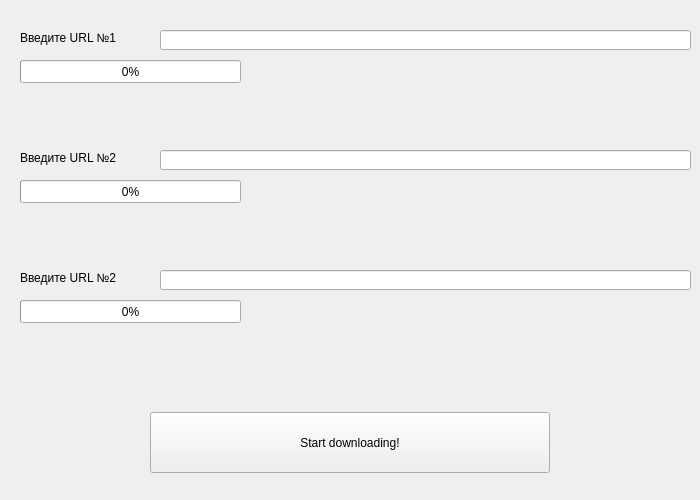
<?xml version="1.0" encoding="UTF-8"?>
<ui version="4.0">
 <class>MainWindow</class>
 <widget class="QMainWindow" name="MainWindow">
  <property name="geometry">
   <rect>
    <x>0</x>
    <y>0</y>
    <width>700</width>
    <height>500</height>
   </rect>
  </property>
  <property name="minimumSize">
   <size>
    <width>700</width>
    <height>500</height>
   </size>
  </property>
  <property name="maximumSize">
   <size>
    <width>700</width>
    <height>500</height>
   </size>
  </property>
  <property name="windowTitle">
   <string>MainWindow</string>
  </property>
  <widget class="QWidget" name="centralwidget">
   <widget class="QLabel" name="label">
    <property name="geometry">
     <rect>
      <x>20</x>
      <y>30</y>
      <width>131</width>
      <height>16</height>
     </rect>
    </property>
    <property name="styleSheet">
     <string notr="true">font: 12pt &quot;MS Shell Dlg 2&quot;;</string>
    </property>
    <property name="text">
     <string>Введите URL №1</string>
    </property>
   </widget>
   <widget class="QLineEdit" name="lineEdit">
    <property name="geometry">
     <rect>
      <x>160</x>
      <y>30</y>
      <width>531</width>
      <height>20</height>
     </rect>
    </property>
   </widget>
   <widget class="QProgressBar" name="progressBar">
    <property name="geometry">
     <rect>
      <x>20</x>
      <y>60</y>
      <width>221</width>
      <height>23</height>
     </rect>
    </property>
    <property name="maximum">
     <number>100</number>
    </property>
    <property name="value">
     <number>0</number>
    </property>
   </widget>
   <widget class="QLabel" name="label_2">
    <property name="geometry">
     <rect>
      <x>20</x>
      <y>150</y>
      <width>131</width>
      <height>16</height>
     </rect>
    </property>
    <property name="styleSheet">
     <string notr="true">font: 12pt &quot;MS Shell Dlg 2&quot;;</string>
    </property>
    <property name="text">
     <string>Введите URL №2</string>
    </property>
   </widget>
   <widget class="QLineEdit" name="lineEdit_2">
    <property name="geometry">
     <rect>
      <x>160</x>
      <y>150</y>
      <width>531</width>
      <height>20</height>
     </rect>
    </property>
   </widget>
   <widget class="QProgressBar" name="progressBar_2">
    <property name="geometry">
     <rect>
      <x>20</x>
      <y>180</y>
      <width>221</width>
      <height>23</height>
     </rect>
    </property>
    <property name="maximum">
     <number>100</number>
    </property>
    <property name="value">
     <number>0</number>
    </property>
   </widget>
   <widget class="QLabel" name="label_3">
    <property name="geometry">
     <rect>
      <x>20</x>
      <y>270</y>
      <width>131</width>
      <height>16</height>
     </rect>
    </property>
    <property name="styleSheet">
     <string notr="true">font: 12pt &quot;MS Shell Dlg 2&quot;;</string>
    </property>
    <property name="text">
     <string>Введите URL №2</string>
    </property>
   </widget>
   <widget class="QLineEdit" name="lineEdit_3">
    <property name="geometry">
     <rect>
      <x>160</x>
      <y>270</y>
      <width>531</width>
      <height>20</height>
     </rect>
    </property>
   </widget>
   <widget class="QProgressBar" name="progressBar_3">
    <property name="geometry">
     <rect>
      <x>20</x>
      <y>300</y>
      <width>221</width>
      <height>23</height>
     </rect>
    </property>
    <property name="maximum">
     <number>100</number>
    </property>
    <property name="value">
     <number>0</number>
    </property>
   </widget>
   <widget class="QPushButton" name="pushButton">
    <property name="geometry">
     <rect>
      <x>150</x>
      <y>412</y>
      <width>400</width>
      <height>61</height>
     </rect>
    </property>
    <property name="styleSheet">
     <string notr="true">font: 75 14pt &quot;MS Shell Dlg 2&quot;;</string>
    </property>
    <property name="text">
     <string>Start downloading!</string>
    </property>
   </widget>
  </widget>
 </widget>
 <resources/>
 <connections/>
</ui>
